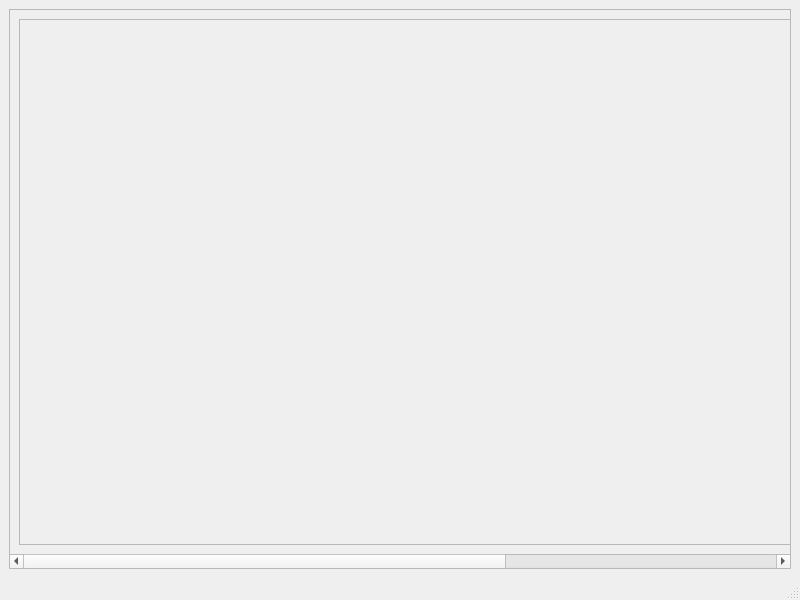
<?xml version="1.0" encoding="UTF-8"?>
<ui version="4.0">
 <class>MainWindow</class>
 <widget class="QMainWindow" name="MainWindow">
  <property name="geometry">
   <rect>
    <x>0</x>
    <y>0</y>
    <width>800</width>
    <height>600</height>
   </rect>
  </property>
  <property name="windowTitle">
   <string>MainWindow</string>
  </property>
  <widget class="QWidget" name="centralwidget">
   <layout class="QVBoxLayout" name="verticalLayout">
    <item>
     <widget class="QScrollArea" name="scrollArea">
      <property name="widgetResizable">
       <bool>true</bool>
      </property>
      <widget class="QWidget" name="scrollAreaWidgetContents">
       <property name="geometry">
        <rect>
         <x>-438</x>
         <y>0</y>
         <width>1218</width>
         <height>520</height>
        </rect>
       </property>
       <layout class="QVBoxLayout" name="verticalLayout_2">
        <item>
         <widget class="QFrame" name="frame">
          <property name="minimumSize">
           <size>
            <width>1200</width>
            <height>0</height>
           </size>
          </property>
          <property name="frameShape">
           <enum>QFrame::StyledPanel</enum>
          </property>
          <property name="frameShadow">
           <enum>QFrame::Raised</enum>
          </property>
         </widget>
        </item>
       </layout>
      </widget>
     </widget>
    </item>
   </layout>
  </widget>
  <widget class="QMenuBar" name="menubar">
   <property name="geometry">
    <rect>
     <x>0</x>
     <y>0</y>
     <width>800</width>
     <height>22</height>
    </rect>
   </property>
  </widget>
  <widget class="QStatusBar" name="statusbar"/>
 </widget>
 <resources/>
 <connections/>
</ui>
